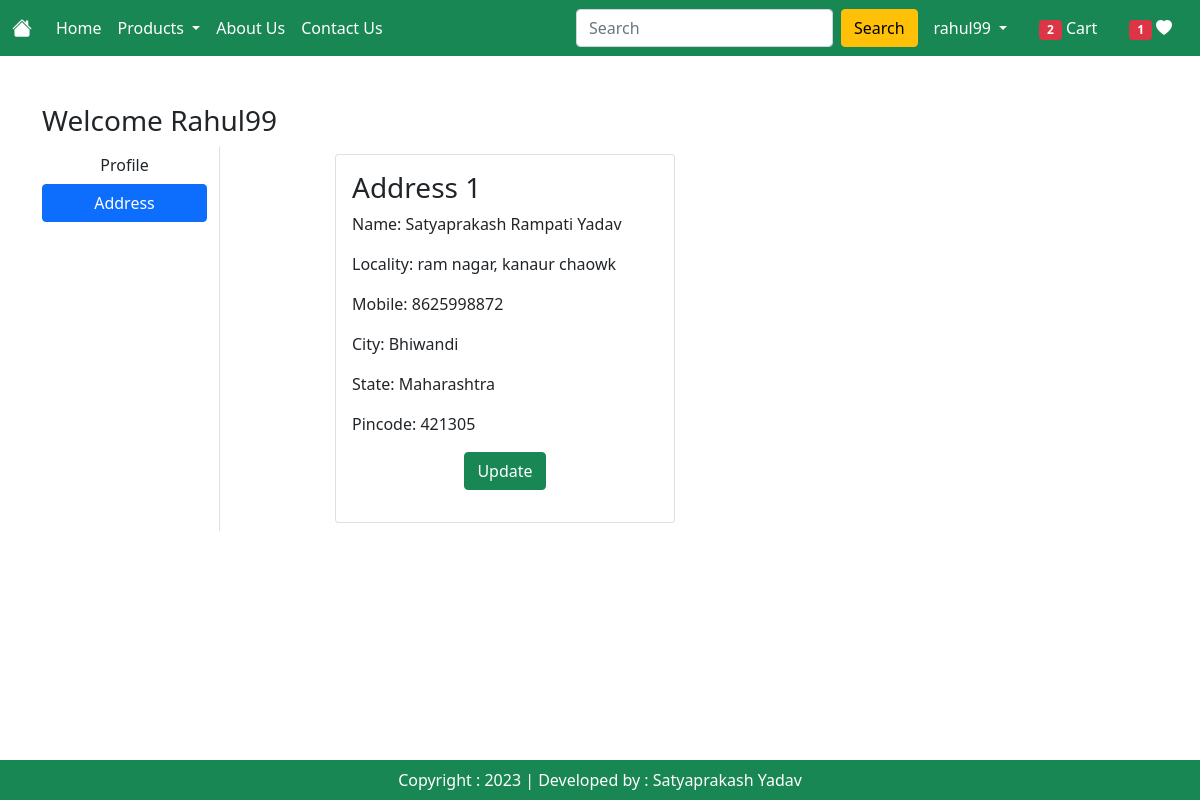
The page /address/ (signed in) on the database as committed earlier.
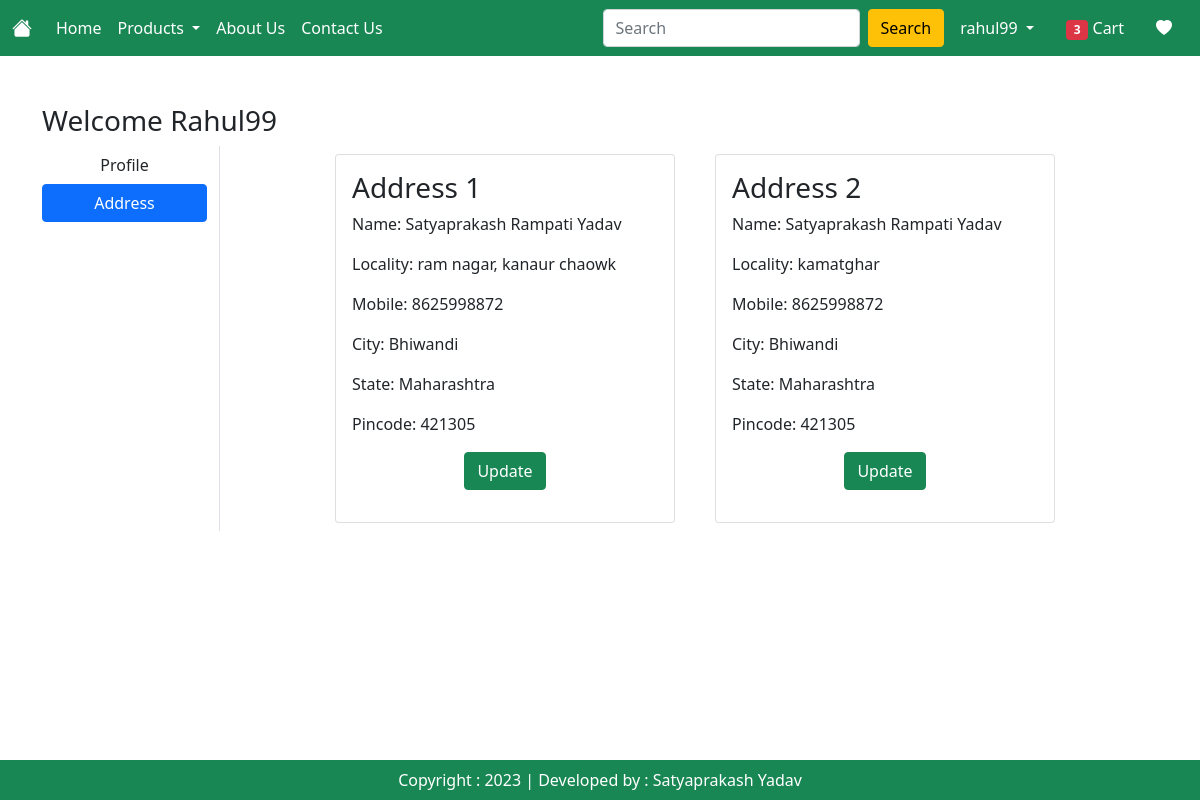
The same page on the database as committed later.
### MyApp/models.py (models this page shows, shortened)
class Customer(models.Model):
    user = models.ForeignKey(User, on_delete=models.CASCADE)
    name = models.CharField(max_length=200)
    locality = models.CharField(max_length=200)
    city = models.CharField(max_length=200)
    mobile = models.IntegerField(default=0)
    zipcode = models.IntegerField()
    state = models.CharField(choices=STATE_CHOICES, max_length=100)

### MyApp/views.py (the view)
# urls.py: path('address/', views.address , name='address'),
@login_required
def address(request):
    add = Customer.objects.filter(user=request.user)
    totalitem = 0
    wishitem = 0
    if request.user.is_authenticated:
        totalitem = len(Cart.objects.filter(user=request.user))
        wishitem = len(Wishlist.objects.filter(user=request.user))
    return render(request, 'MyApp/address.html', locals())

### templates/MyApp/address.html (shortened to what this page needs)
{% extends 'MyApp/base.html' %}
{% load static %}
{% block main-content %}
<div class="container my-5">
    <div class="row">
        <h3>Welcome <span class="text-capitalize">{{request.user}}</span></h3>
    <div class="col-sm-2 border-end">
        <ul class="list-unstyled">
            <li class="d-grid"><a href="{% url 'profile' %}" class="btn">Profile</a></li>
            <li class="d-grid"><a href="{% url 'address' %}" class="btn btn-primary">Address</a></li>
        </ul>
    </div>
    <div class="col-sm-8 offset-sm-1">
        <div class="row">
            {% for ad in add %}
            <div class="col-sm-6">
                <div class="card m-2">
                    <div class="card-body">
                        <h3>Address {{forloop.counter}}</h3>
                        <p>Name: {{ad.name}}</p>
                        <p>Locality: {{ad.locality}}</p>
                        <p>Mobile: {{ad.mobile}}</p>
                        <p>City: {{ad.city}}</p>
                        <p>State: {{ad.state}}</p>
                        <p>Pincode: {{ad.zipcode}}</p>
                        <p class="text-center"><a href="{% url 'updateAddress' pk=ad.id %}" type="button" class="btn btn-success">Update</a></p>
                    </div>
                </div>
            </div>
            {% endfor %}
        </div>
    </div>
{% endblock main-content %}

### templates/MyApp/base.html (shortened to what this page needs)
<!DOCTYPE html>
{% load static %}
<html lang="en">
<head>
    <link href="https://cdn.jsdelivr.net/npm/bootstrap@5.0.2/dist/css/bootstrap.min.css" rel="stylesheet">
    <link rel="stylesheet" href="https://cdn.jsdelivr.net/npm/bootstrap-icons@1.10.5/font/bootstrap-icons.css">
    <link rel="stylesheet" href="{% static 'MyApp/css/style.css' %}">
</head>
<body>
    <nav class="navbar navbar-expand-lg navbar-dark bg-success">
        <div class="container-fluid">
          <a class="navbar-brand" href="/"><i class="bi bi-house-fill"></i></a>
          <div class="collapse navbar-collapse" id="navbarSupportedContent">
            <ul class="navbar-nav me-auto mb-2 mb-lg-0">
              {% if request.user.is_authenticated %}
              <li class="nav-item">
                <a class="nav-link active" aria-current="page" href="/">Home</a>
              </li>
              <li class="nav-item dropdown">
                <a class="nav-link dropdown-toggle active" href="#" id="navbarDropdown" role="button" data-bs-toggle="dropdown" aria-expanded="false">
                  Products
                </a>
              </li>
              <li class="nav-item">
                <a class="nav-link text-white" href="{% url 'about' %}">About Us</a>
              </li>
              <li class="nav-item">
                <a class="nav-link text-white" href="{% url 'contact' %}">Contact Us</a>
              </li>
            </ul>
            <form class="d-flex" role="search" action="/search">
              <input class="form-control me-2" type="search" placeholder="Search" name="search" aria-label="Search">
              <button class="btn btn-warning" type="submit">Search</button>
            </form>
          </div>
          <ul class="navbar-nav me-auto mb-2 mb-lg-0">
            <li class="nav-item dropdown mx-2">
              <a class="nav-link dropdown-toggle text-white" href="#" id="profileDropdown" role="button" data-bs-toggle="dropdown" aria-expanded="false">
                {{user}}
              </a>
            </li>
            <li class="nav-item mx-2">
              <a href="{% url 'showcart' %}" class="nav-link text-white"><span class="badge bg-danger">{% if totalitem > 0 %} {{totalitem}} {% endif %}</span> Cart</a>
            </li>
            <li class="nav-item mx-2">
              <a href="{% url 'showwishlist' %}" class="nav-link text-white"><span class="badge bg-danger">{% if wishitem > 0 %} {{wishitem}} {% endif %}</span> <i class="bi bi-heart-fill"></i></a>
            </li>
            {% endif %}
          </ul>
        </div>
      </nav>
      {% block main-content %}{% endblock main-content %}
      <footer class="container-fluid bg-success text-center p-2 mt-5 fixed-bottom text-white">
        Copyright : 2023 | Developed by : Satyaprakash Yadav
      </footer>
</body>
</html>

Rows that differ between the two databases and show on the page:
added Customer: name "Satyaprakash Rampati Yadav", locality "kamatghar", mobile "8625998872", city "Bhiwandi", state "Maharashtra", zipcode "421305"
Other text that changed with them:
{{ totalitem }}: "2" → "3"
{{ wishitem }}: "1" → (not shown)
